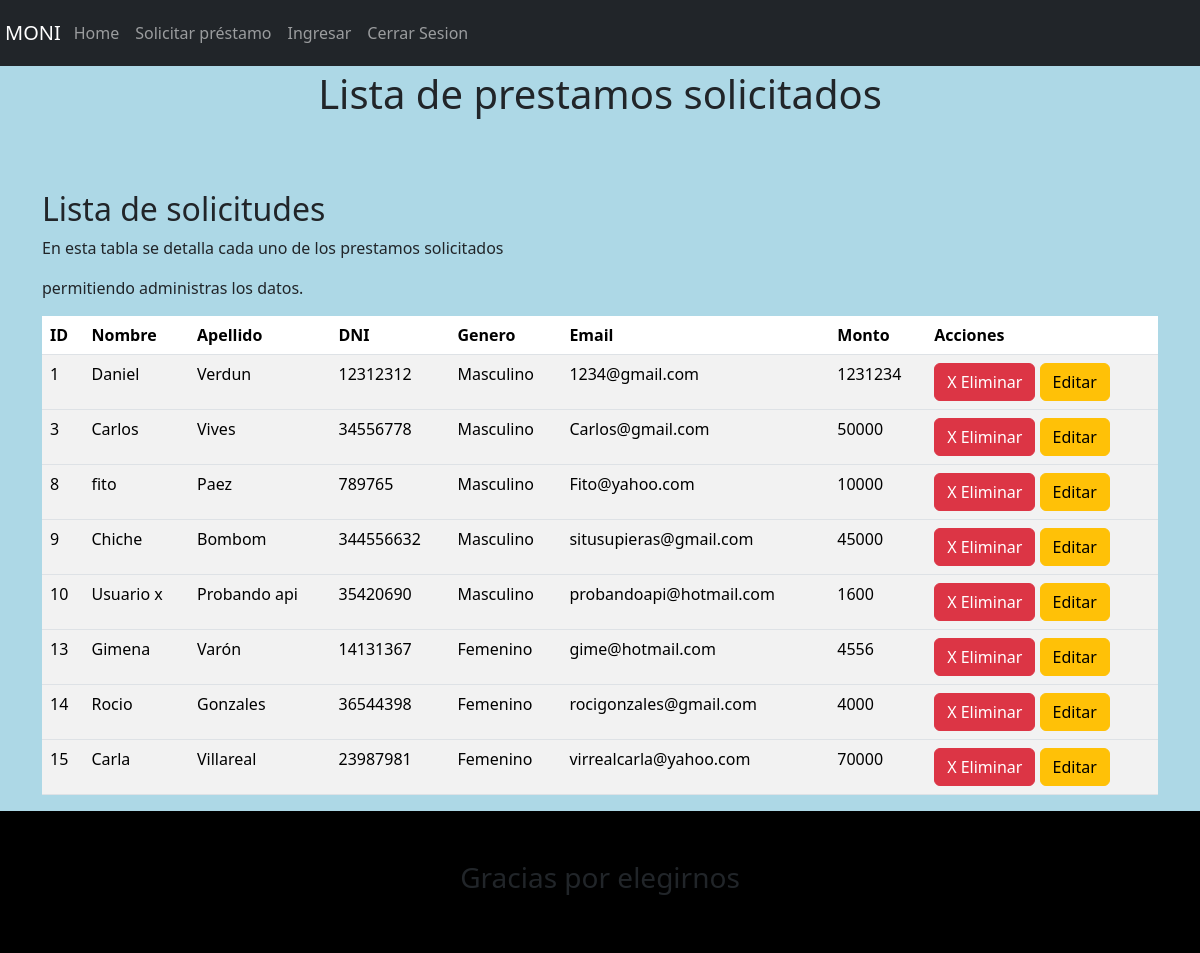
Screenshot of /listado/ (signed in) with the database file from the repository.
### MoniApp/models.py (models this page shows)
class Pedido_prestamo(models.Model):
    nombre = models.CharField(max_length = 20)
    apellido = models.CharField(max_length = 20)
    dni = models.CharField(max_length = 10)
    genero = models.CharField(max_length = 10)
    email = models.EmailField(max_length = 50)
    monto = models.IntegerField()

### MoniApp/views.py (the view)
# urls.py: path('listado/', views.listado, name="listado"),
@login_required
def listado(request):
    prestamos = Pedido_prestamo.objects.all()
    return render(request, 'moniApp/listado.html', {"prestamos": prestamos})

### MoniApp/templates/moniApp/listado.html (shortened to what this page needs)
{% extends 'moniApp/home.html' %}
{% load bootstrap5 %}
{% load static %}
{% block content %}
<h1 style="margin-block-start: 70px; text-align: center;">Lista de prestamos solicitados</h1>
<br>
<br>
{% if prestamos %}
<div class="container mt-3">
    <h2>Lista de solicitudes</h2>
    <p>En esta tabla se detalla cada uno de los prestamos solicitados</p>
    <p>permitiendo administras los datos.</p>
    <table class="table table-striped">
        <thead>
            <tr>
                <th>ID</th>
                <th>Nombre</th>
                <th>Apellido</th>
                <th>DNI</th>
                <th>Genero</th>
                <th>Email</th>
                <th>Monto</th>
                <th>Acciones</th>
            </tr>
        </thead>
        {% for prestamo in prestamos %}
        <tbody>
            <tr>
                <td>{{prestamo.id}}</td>
                <td>{{prestamo.nombre}}</td>
                <td>{{prestamo.apellido}}</td>
                <td>{{prestamo.dni}}</td>
                <td>{{prestamo.genero}}</td>
                <td>{{prestamo.email}}</td>
                <td>{{prestamo.monto}}</td>
                <td>
                    {% url 'borrar' identificador=prestamo.id as borrar_url %}
                    {% url 'actualizar' identificador=prestamo.id as actualizar_url %}
                    {% bootstrap_button " X Eliminar" size="sm" button_class="btn-danger" button_type="link" href=borrar_url %}
                    {% bootstrap_button "Editar" size="sm" button_class="btn-warning" button_type="link" href=actualizar_url %}
                  </td>
        </tbody>
        {% endfor %}
    </table>
</div>
{% else %}
<p>No tienes solicitudes cargadas</p>
{% endif %}
{% endblock %}

### MoniApp/templates/moniApp/home.html (shortened to what this page needs)
{% load bootstrap5 %}
{% bootstrap_css %}
{% load static %}
<!DOCTYPE html>
<html lang="en">
<head>
    <link href="{% static '/css/moni.css' %}" rel="stylesheet">
</head>
<body style="background-color: lightblue;">
    <div>
        <nav class="navbar navbar-expand-lg navbar-dark bg-dark fixed-top">
            <a class="navbar-brand" href="#" style="margin: 5px;"> MONI</a>
            <div class="collapse navbar-collapse" id="navbarNav">
                <ul class="navbar-nav mr-auto">
                    <li class="nav-item active">
                        <a class="nav-link" href="{% url 'home' %}">Home </a>
                    </li>
                    <li class="nav-item">
                        <a class="nav-link " href="{% url 'crearForm' %}">Solicitar préstamo</a>
                    </li>
                    <li class="nav-item">
                        <a class="nav-link " href="{% url 'listado' %}">Ingresar</a>
                    </li>
                    <li class="nav-item">
                        <a class="nav-link " href="{% url 'logout' %}">Cerrar Sesion</a>
                    </li>
                </ul>
            </div>
        </nav>
    </div>
    {% block content %}{% endblock %}
    <footer>
        <div style="background-color: black; padding: 50px; margin-block-start: 5px; ">
            <h3 style="color: waith; text-align: center;">Gracias por elegirnos</h3>
        </div>
    </footer>
</body>
</html>

### rows the page displays
Pedido_prestamo: id "1", nombre "Daniel", apellido "Verdun", dni "12312312", genero "Masculino", email "1234@gmail.com", monto "1231234", bootstrap_button "X Eliminar", bootstrap_button "Editar"
Pedido_prestamo: id "3", nombre "Carlos", apellido "Vives", dni "34556778", genero "Masculino", email "Carlos@gmail.com", monto "50000", bootstrap_button "X Eliminar", bootstrap_button "Editar"
Pedido_prestamo: id "8", nombre "fito", apellido "Paez", dni "789765", genero "Masculino", email "Fito@yahoo.com", monto "10000", bootstrap_button "X Eliminar", bootstrap_button "Editar"
Pedido_prestamo: id "9", nombre "Chiche", apellido "Bombom", dni "344556632", genero "Masculino", email "situsupieras@gmail.com", monto "45000", bootstrap_button "X Eliminar", bootstrap_button "Editar"
Pedido_prestamo: id "10", nombre "Usuario x", apellido "Probando api", dni "35420690", genero "Masculino", email "probandoapi@hotmail.com", monto "1600", bootstrap_button "X Eliminar", bootstrap_button "Editar"
Pedido_prestamo: id "13", nombre "Gimena", apellido "Varón", dni "14131367", genero "Femenino", email "gime@hotmail.com", monto "4556", bootstrap_button "X Eliminar", bootstrap_button "Editar"
Pedido_prestamo: id "14", nombre "Rocio", apellido "Gonzales", dni "36544398", genero "Femenino", email "rocigonzales@gmail.com", monto "4000", bootstrap_button "X Eliminar", bootstrap_button "Editar"
Pedido_prestamo: id "15", nombre "Carla", apellido "Villareal", dni "23987981", genero "Femenino", email "virrealcarla@yahoo.com", monto "70000", bootstrap_button "X Eliminar", bootstrap_button "Editar"
